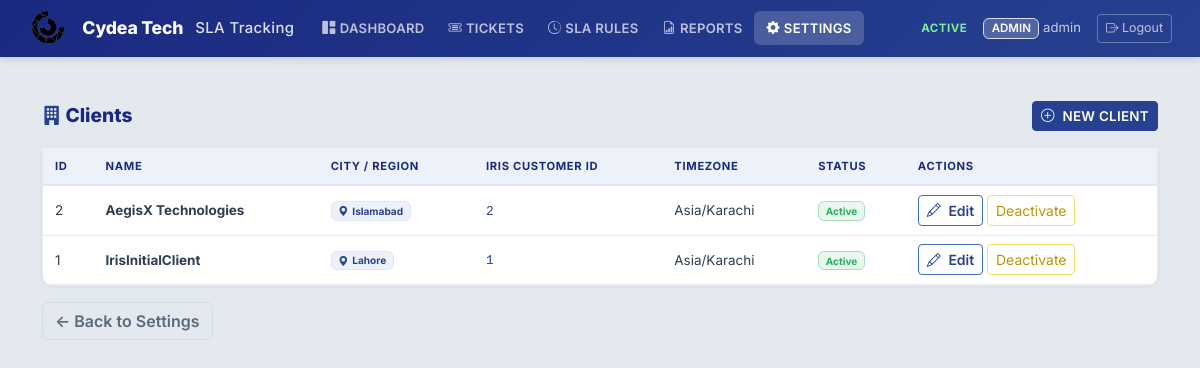
The page /settings/clients (signed in) on the database as committed earlier.
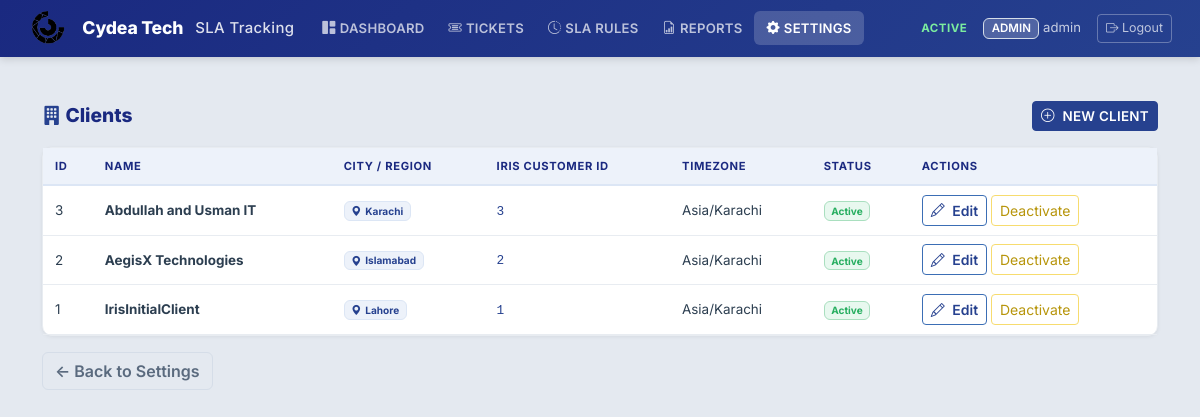
The same page on the database as committed later.
### models/client.py (models this page shows, shortened)
class Client(db.Model):
    __tablename__ = "clients"
    id = db.Column(db.Integer, primary_key=True)
    name = db.Column(db.String(200), unique=True, nullable=False)
    iris_customer_id = db.Column(db.String(100), nullable=True, index=True)
    city = db.Column(db.String(100), nullable=True, default="Islamabad")
    timezone = db.Column(db.String(50), nullable=False, default="Asia/Karachi")
    business_hours_start = db.Column(db.String(10), nullable=True)
    business_hours_end = db.Column(db.String(10), nullable=True)
    business_hours_days = db.Column(db.String(50), nullable=True)
    is_active = db.Column(db.Boolean, default=True, nullable=False)
    created_at = db.Column(db.DateTime, default=lambda: datetime.now(timezone.utc))
    updated_at = db.Column(
        db.DateTime,
        default=lambda: datetime.now(timezone.utc),
        onupdate=lambda: datetime.now(timezone.utc),
    )
    sla_rules = db.relationship("SLARule", backref="client", lazy="dynamic")
    tickets = db.relationship("Ticket", backref="client", lazy="dynamic")
    field_mappings = db.relationship("FieldMapping", backref="client", lazy="dynamic")

### routes/settings_routes.py (the view)
@settings_bp.route("/settings/clients")
@login_required
@permission_required("manage_iris_settings")
def client_list():
    clients = Client.query.order_by(Client.name).all()
    return render_template("clients.html", clients=clients)

### models/user.py (called while the page is built)
    def has_permission(self, permission):
        return permission in ROLE_PERMISSIONS.get(self.role, set())

    @property
    def is_active(self):
        return self.is_active_user

### templates/clients.html (shortened to what this page needs)
{% extends "base.html" %}
{% block content %}
<div class="container mt-4">
  <div class="dashboard-header">
    <h3><i class="bi bi-building-fill text-primary"></i> Clients</h3>
    <button class="btn btn-primary btn-sm" data-bs-toggle="modal" data-bs-target="#createClientModal">
      <i class="bi bi-plus-circle me-1"></i> New Client
    </button>
  </div>
  <div class="card p-0">
    <div class="table-responsive">
      <table class="table table-hover mb-0 align-middle">
        <thead>
          <tr>
            <th>ID</th>
            <th>Name</th>
            <th>City / Region</th>
            <th>IRIS Customer ID</th>
            <th>Timezone</th>
            <th>Status</th>
            <th>Actions</th>
          </tr>
        </thead>
        <tbody>
          {% for client in clients %}
          <tr>
            <td>{{ client.id }}</td>
            <td><strong>{{ client.name }}</strong></td>
            <td><span class="badge bg-info text-dark"><i class="bi bi-geo-alt-fill me-1"></i>{{ client.city or 'Islamabad' }}</span></td>
            <td><code>{{ client.iris_customer_id or '—' }}</code></td>
            <td>{{ client.timezone }}</td>
            <td>
              <span class="badge bg-{{ 'success' if client.is_active else 'secondary' }}">
                {{ 'Active' if client.is_active else 'Inactive' }}
              </span>
            </td>
            <td>
              <button class="btn btn-sm btn-outline-primary"
                      data-bs-toggle="modal"
                      data-bs-target="#editClientModal{{ client.id }}">
                <i class="bi bi-pencil me-1"></i> Edit
              </button>
              <form method="POST" action="{{ url_for('settings.client_toggle', client_id=client.id) }}" class="d-inline">
                <button type="submit" class="btn btn-sm btn-outline-{{ 'warning' if client.is_active else 'success' }}">
                  {{ 'Deactivate' if client.is_active else 'Activate' }}
                </button>
              </form>
            </td>
          </tr>
                      {% set client_days = (client.business_hours_days or '').split(',') %}
          {% endfor %}
        </tbody>
      </table>
    </div>
  </div>
  <div class="mt-3">
    <a href="{{ url_for('settings.settings_page') }}" class="btn btn-outline-secondary">&larr; Back to Settings</a>
  </div>
</div>
{% endblock %}

Rows that differ between the two databases and show on the page:
added Client: id "3", name "Abdullah and Usman IT", city "Karachi", iris_customer "3", timezone "Asia/Karachi", is_active "Active", is_active "Deactivate"
